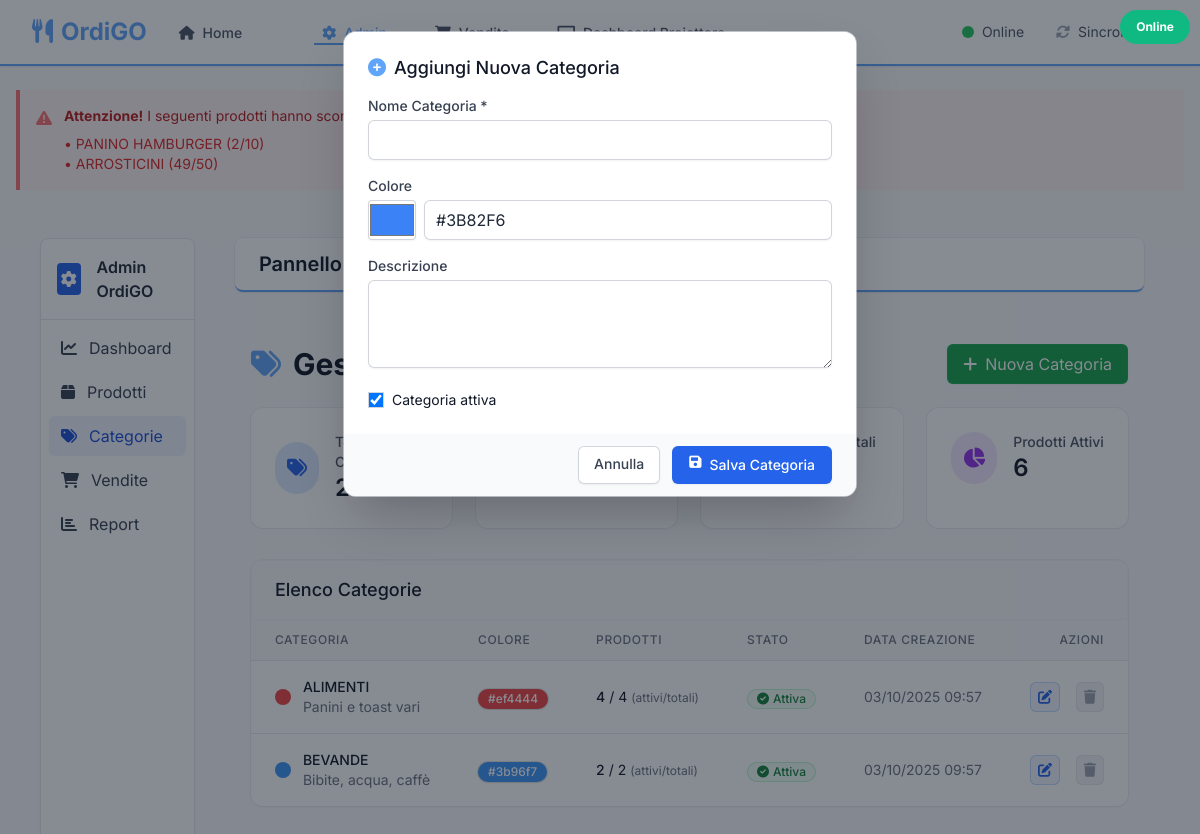
The page /?route=admin&page=categories&openModal=addCategory on the database its author committed.
### tables this page shows
CREATE TABLE products (
            id INTEGER PRIMARY KEY AUTOINCREMENT,
            name VARCHAR(200) NOT NULL,
            description TEXT,
            purchase_price DECIMAL(10,2) NOT NULL,
            category_id INTEGER,
            stock_quantity INTEGER DEFAULT 0,
            min_stock_level INTEGER DEFAULT 5,
            image_url VARCHAR(500),
            active BOOLEAN DEFAULT 1,
            created_at DATETIME DEFAULT CURRENT_TIMESTAMP,
            updated_at DATETIME DEFAULT CURRENT_TIMESTAMP, selling_price DECIMAL(10,2) DEFAULT 0,
            FOREIGN KEY (category_id) REFERENCES categories(id) ON DELETE SET NULL
        );

CREATE TABLE categories (
            id INTEGER PRIMARY KEY AUTOINCREMENT,
            name VARCHAR(100) NOT NULL UNIQUE,
            description TEXT,
            color VARCHAR(7) DEFAULT '#3B82F6',
            icon VARCHAR(50) DEFAULT 'tag',
            active BOOLEAN DEFAULT 1,
            created_at DATETIME DEFAULT CURRENT_TIMESTAMP,
            updated_at DATETIME DEFAULT CURRENT_TIMESTAMP
        );

### admin/categories.php (the view, shortened to what the rows shown need)
<?php
$db = Database::getInstance();
$stmt = $db->query("
    SELECT c.id, c.name, c.description, c.color as color_hex, c.active, c.created_at,
           COUNT(DISTINCT p_active.id) as active_products,
           COUNT(DISTINCT p_all.id) as product_count
    FROM categories c
    LEFT JOIN products p_active ON c.id = p_active.category_id AND p_active.active = 1
    LEFT JOIN products p_all ON c.id = p_all.category_id
    GROUP BY c.id, c.name, c.description, c.color, c.active, c.created_at
    ORDER BY c.name
");
$categories = $stmt->fetchAll();
?>
<div class="container mx-auto px-4 py-6">
    <div class="flex justify-between items-center mb-6">
        <h1 class="text-3xl font-bold text-gray-900">
            <i class="fas fa-tags mr-3 text-primary"></i>Gestione Categorie
        </h1>
    </div>
    <div class="bg-white rounded-xl shadow-sm ring-1 ring-gray-200/60 overflow-hidden">
        <div class="overflow-x-auto">
            <table class="min-w-full divide-y divide-gray-200">
                <thead class="bg-gray-50">
                    <tr>
                        <th class="px-6 py-3 text-left text-xs font-medium text-gray-500 uppercase tracking-wider">Categoria</th>
                        <th class="px-6 py-3 text-left text-xs font-medium text-gray-500 uppercase tracking-wider">Colore</th>
                        <th class="px-6 py-3 text-left text-xs font-medium text-gray-500 uppercase tracking-wider">Prodotti</th>
                        <th class="px-6 py-3 text-left text-xs font-medium text-gray-500 uppercase tracking-wider">Stato</th>
                        <th class="px-6 py-3 text-left text-xs font-medium text-gray-500 uppercase tracking-wider">Data Creazione</th>
                        <th class="px-6 py-3 text-right text-xs font-medium text-gray-500 uppercase tracking-wider">Azioni</th>
                    </tr>
                </thead>
                <tbody class="bg-white divide-y divide-gray-200">
                    <?php foreach ($categories as $category): ?>
                        <tr class="hover:bg-gray-50 transition">
                            <td class="px-6 py-4 whitespace-nowrap">
                                <div class="flex items-center">
                                    <div class="w-4 h-4 rounded-full mr-3" style="background-color: <?= htmlspecialchars($category['color_hex'] ?? '#3B82F6') ?>"></div>
                                    <div>
                                        <div class="text-sm font-medium text-gray-900"><?= htmlspecialchars($category['name'] ?? '') ?></div>
                                        <?php if (!empty($category['description'])): ?>
                                            <div class="text-sm text-gray-500"><?= htmlspecialchars($category['description']) ?></div>
                                        <?php endif; ?>
                                    </div>
                                </div>
                            </td>
                            <td class="px-6 py-4 whitespace-nowrap">
                                <span class="inline-flex items-center px-2.5 py-0.5 rounded-full text-xs font-medium text-white ring-1 ring-black/10 shadow-sm" style="background-color: <?= htmlspecialchars($category['color_hex'] ?? '#3B82F6') ?>">
                                    <?= htmlspecialchars($category['color_hex'] ?? '#3B82F6') ?>
                                </span>
                            </td>
                            <td class="px-6 py-4 whitespace-nowrap text-sm text-gray-900">
                                <span class="font-medium"><?= $category['active_products'] ?></span> / <?= $category['product_count'] ?>
                                <span class="text-gray-500 text-xs">(attivi/totali)</span>
                            </td>
                            <td class="px-6 py-4 whitespace-nowrap">
                                <?php if ($category['active']): ?>
                                    <span class="inline-flex items-center px-2.5 py-0.5 rounded-full text-xs font-medium bg-green-50 text-green-700 ring-1 ring-inset ring-green-200">
                                        <i class="fas fa-check-circle mr-1"></i>Attiva
                                    </span>
                                <?php else: ?>
                                    <span class="inline-flex items-center px-2.5 py-0.5 rounded-full text-xs font-medium bg-red-50 text-red-700 ring-1 ring-inset ring-red-200">
                                        <i class="fas fa-times-circle mr-1"></i>Inattiva
                                    </span>
                                <?php endif; ?>
                            </td>
                            <td class="px-6 py-4 whitespace-nowrap text-sm text-gray-500">
                                <?= date('d/m/Y H:i', strtotime($category['created_at'])) ?>
                            </td>
                            <td class="px-6 py-4 whitespace-nowrap text-right text-sm font-medium">
                <a href="?route=admin&page=categories&action=edit&id=<?= $category['id'] ?>"
                                   class="inline-flex items-center p-2 rounded-md bg-blue-50 text-blue-600 hover:bg-blue-100 mr-3 ring-1 ring-inset ring-blue-200 transition-colors duration-150">
                                    <i class="fas fa-edit"></i>
                                </a>
                                <?php if ($category['active_products'] == 0): ?>
                <a href="?route=admin&page=categories&action=delete&id=<?= $category['id'] ?>"
                                       onclick="return confirm('Sei sicuro di voler eliminare questa categoria?')"
                                       class="inline-flex items-center p-2 rounded-md bg-red-50 text-red-600 hover:bg-red-100 ring-1 ring-inset ring-red-200 transition-colors duration-150">
                                        <i class="fas fa-trash"></i>
                                    </a>
                                <?php else: ?>
                                    <span class="inline-flex items-center p-2 rounded-md bg-gray-100 text-gray-400 ring-1 ring-inset ring-gray-200 transition-colors duration-150" title="Impossibile eliminare: categoria con prodotti attivi associati">
                                        <i class="fas fa-trash"></i>
                                    </span>
                                <?php endif; ?>
                            </td>
                        </tr>
                    <?php endforeach; ?>
                </tbody>
            </table>
        </div>
    </div>
</div>

### templates/header.php (shortened to what the rows shown need)
<!DOCTYPE html>
<html lang="it">
<head>
    <?php
        $twPath = __DIR__ . '/../assets/tailwind.css';
        $twVer = file_exists($twPath) ? filemtime($twPath) : time();
    ?>
    <link rel="stylesheet" href="<?= asset_path('assets/tailwind.css') . '?v=' . $twVer ?>">
    <script src="https://cdn.tailwindcss.com"></script>
    <link rel="stylesheet" href="https://cdnjs.cloudflare.com/ajax/libs/font-awesome/6.0.0/css/all.min.css">
</head>
<body class="bg-gray-50 min-h-screen text-gray-800 font-sans">
    <nav class="bg-white/90 backdrop-blur-md shadow-sm ring-1 ring-gray-200/60" x-data="{ mobileOpen: false }" @keydown.escape="mobileOpen = false" style="border-bottom: 2px solid #60a5fa;">
        <div class="max-w-7xl mx-auto px-4 sm:px-6 lg:px-8">
            <div class="flex justify-between h-16">
                <div class="flex items-center">
                    <div class="flex-shrink-0">
                        <h1 class="text-2xl font-bold text-primary">
                            <i class="fas fa-utensils mr-2"></i>OrdiGO
                        </h1>
                    </div>
                </div>
            </div>
        </div>
    </nav>
    <main class="<?= ($route == 'admin') ? 'py-6 px-4' : 'max-w-7xl mx-auto py-6 sm:px-6 lg:px-8' ?>">
        <?php
        try {
            $db = getDB();
            $stmt = $db->query("
                SELECT name, stock_quantity, min_stock_level
                FROM products
                WHERE stock_quantity <= min_stock_level AND active = 1
            ");
            $scorte_basse = $stmt->fetchAll();
            if (!empty($scorte_basse)): ?>
                <div class="mb-6 bg-red-50 border-l-4 border-red-400 p-4">
                    <div class="flex">
                        <div class="ml-3">
                            <ul class="mt-2 text-sm text-red-600">
                                <?php foreach ($scorte_basse as $prodotto): ?>
                                    <li>• <?= htmlspecialchars($prodotto['name']) ?> (<?= $prodotto['stock_quantity'] ?>/<?= $prodotto['min_stock_level'] ?>)</li>
                                <?php endforeach; ?>
                            </ul>
                        </div>
                    </div>
                </div>
            <?php endif;
        } catch (Exception $e) {
        }
        ?>

### rows shown on the page
products: name "PANINO HAMBURGER", stock_quantity "2", min_stock_level "10"
products: name "ARROSTICINI", stock_quantity "49", min_stock_level "50"
categories: name "ALIMENTI", description "Panini e toast vari", color "#ef4444", active_products "4", product_count "4", active True (drawn), created_at "03/10/2025 09:57"
categories: name "BEVANDE", description "Bibite, acqua, caffè", color "#3b96f7", active_products "2", product_count "2", active True (drawn), created_at "03/10/2025 09:57"

### other values the page prints
count($categories) "2"
array_sum(array_column($categories, 'active_products')) "6"
